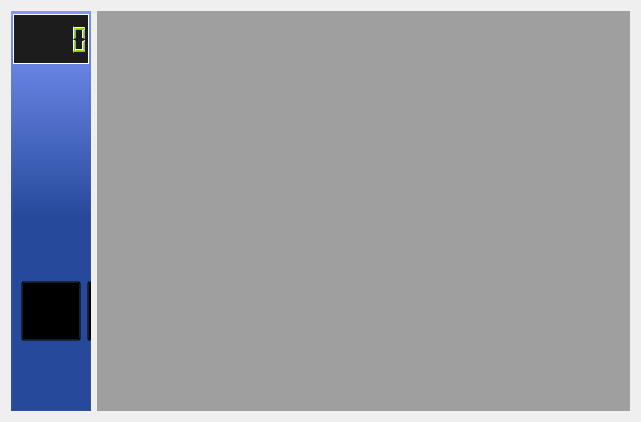
  <widget class="QWidget" name="centralWidget">
   <layout class="QGridLayout" name="gridLayout_3">
    <item row="0" column="2">
     <widget class="QMdiArea" name="mdiArea">
      <property name="font">
       <font>
        <pointsize>10</pointsize>
       </font>
      </property>
      <property name="styleSheet">
       <string notr="true">QTabWidget::tab-bar {

 }

 QTabBar::tab {
  background: gray;
 /* background: rgb(161, 163, 255);*/
  padding: 10px;
font-size:12px;
color:rgb(255, 255, 255);
 }

 QTabBar::tab:selected
{
 background: rgb(33, 0, 168);
background-color: qlineargradient(spread:pad, x1:1, y1:1, x2:1, y2:0, stop:0.482955 rgba(39, 74, 157, 255), stop:1 rgba(126, 154, 255, 255));
font-size:13px;
color:white;
font:bold;

}
 QTabBar::tab:hover {  
	background-color: qlineargradient(spread:pad, x1:1, y1:1, x2:1, y2:0, stop:0 rgba(0, 9, 140, 255), stop:0.494318 rgba(59, 70, 130, 255), stop:1 rgba(25, 0, 126, 255));
 }
QTabBar::close-button
{
 image: url(:/img/img/cancel.png) subcontrol-position: left; 
} 

QTabBar::close-button:hover
 {
 image:url(:/img/img/cancel.png);
 }
QTabBar::close-button {
     image: url(:/img/img/cancel.png)
     subcontrol-position: left;
 }
</string>
      </property>
      <property name="frameShape">
       <enum>QFrame::NoFrame</enum>
      </property>
      <property name="viewMode">
       <enum>QMdiArea::TabbedView</enum>
      </property>
      <property name="tabsClosable">
       <bool>true</bool>
      </property>
      <property name="tabsMovable">
       <bool>true</bool>
      </property>
      <property name="tabShape">
       <enum>QTabWidget::Triangular</enum>
      </property>
     </widget>
    </item>
    <item row="0" column="0">
     <widget class="QGroupBox" name="groupBox_main">
      <property name="minimumSize">
       <size>
        <width>80</width>
        <height>0</height>
       </size>
      </property>
      <property name="styleSheet">
       <string notr="true">QGroupBox{background-color: qlineargradient(spread:pad, x1:1, y1:1, x2:1, y2:0, stop:0.482955 rgba(39, 74, 157, 255), stop:1 rgba(126, 154, 255, 255));
}</string>
      </property>
      <property name="title">
       <string/>
      </property>
      <widget class="QPushButton" name="pushButton_show">
       <property name="geometry">
        <rect>
         <x>10</x>
         <y>270</y>
         <width>60</width>
         <height>60</height>
        </rect>
       </property>
       <property name="minimumSize">
        <size>
         <width>60</width>
         <height>60</height>
        </size>
       </property>
       <property name="maximumSize">
        <size>
         <width>60</width>
         <height>60</height>
        </size>
       </property>
       <property name="styleSheet">
        <string notr="true"> QPushButton{ background-color: rgba(0,0,0,0);}
/*QPushButton:focus:pressed{  background-color: rgba(0,0,0,0);  border-image: url(:/img/img/right.png) 3 3 3 3; }
QPushButton:hover{  background-color: rgba(0,0,0,0); border-image: url(:/img/img/right.png) 3 3 3 3; }*/</string>
       </property>
       <property name="text">
        <string/>
       </property>
       <property name="icon">
        <iconset resource="resourses.qrc">
         <normaloff>:/img/img/1119765.png</normaloff>:/img/img/1119765.png</iconset>
       </property>
       <property name="iconSize">
        <size>
         <width>58</width>
         <height>58</height>
        </size>
       </property>
      </widget>
      <widget class="QGroupBox" name="groupBox_menu">
       <property name="geometry">
        <rect>
         <x>142</x>
         <y>10</y>
         <width>1257</width>
         <height>532</height>
        </rect>
       </property>
       <property name="styleSheet">
        <string notr="true">QGroupBox{
border:none; 
background-color: transparent;}</string>
       </property>
       <property name="title">
        <string/>
       </property>
       <layout class="QGridLayout" name="gridLayout">
        <item row="1" column="2">
         <widget class="QFrame" name="frame">
          <property name="frameShape">
           <enum>QFrame::StyledPanel</enum>
          </property>
          <property name="frameShadow">
           <enum>QFrame::Raised</enum>
          </property>
          <layout class="QGridLayout" name="gridLayout_4">
           <item row="0" column="4">
            <widget class="QPushButton" name="pushButton3">
             <property name="minimumSize">
              <size>
               <width>260</width>
               <height>130</height>
              </size>
             </property>
             <property name="maximumSize">
              <size>
               <width>260</width>
               <height>130</height>
              </size>
             </property>
             <property name="styleSheet">
              <string notr="true">QPushButton
 {
             color: grey;
             border-image: url(:/img/img/3.png)3 10 3 10;
             border-top: 2px transparent;
             border-bottom: 2px transparent;
             border-right: 3px transparent;
             border-left: 3px transparent;
margin: 3px;
 }
QPushButton:focus:pressed{  border-image: url(:/img/img/333.png)3 10 3 10; }
QPushButton:hover{  border-image: url(:/img/img/33.png)3 10 3 10; }</string>
             </property>
             <property name="text">
              <string/>
             </property>
            </widget>
           </item>
           <item row="0" column="2">
            <widget class="QPushButton" name="pushButton1">
             <property name="minimumSize">
              <size>
               <width>260</width>
               <height>130</height>
              </size>
             </property>
             <property name="maximumSize">
              <size>
               <width>260</width>
               <height>130</height>
              </size>
             </property>
             <property name="styleSheet">
              <string notr="true">QPushButton
 {
             color: grey;
             border-image: url(:/img/img/1.png)3 10 3 10;
             border-top: 2px transparent;
             border-bottom: 2px transparent;
             border-right: 3px transparent;
             border-left: 3px transparent;
margin: 3px;
 }
QPushButton:focus:pressed{  border-image: url(:/img/img/111.png)3 10 3 10; }
QPushButton:hover{  border-image: url(:/img/img/11.png)3 10 3 10; }</string>
             </property>
             <property name="text">
              <string/>
             </property>
            </widget>
           </item>
           <item row="1" column="2">
            <widget class="QPushButton" name="pushButton4">
             <property name="minimumSize">
              <size>
               <width>260</width>
               <height>130</height>
              </size>
             </property>
             <property name="maximumSize">
              <size>
               <width>260</width>
               <height>130</height>
              </size>
             </property>
             <property name="styleSheet">
              <string notr="true">QPushButton
 {
             color: grey;
             border-image: url(:/img/img/4.png)3 10 3 10;
             border-top: 2px transparent;
             border-bottom: 2px transparent;
             border-right: 3px transparent;
             border-left: 3px transparent;
margin: 3px;
 }
QPushButton:focus:pressed{  border-image: url(:/img/img/444.png)3 10 3 10; }
QPushButton:hover{  border-image: url(:/img/img/44.png)3 10 3 10; }</string>
             </property>
             <property name="text">
              <string/>
             </property>
            </widget>
           </item>
           <item row="1" column="4">
            <widget class="QPushButton" name="pushButton6">
             <property name="minimumSize">
              <size>
               <width>260</width>
               <height>130</height>
              </size>
             </property>
             <property name="maximumSize">
              <size>
               <width>260</width>
               <height>130</height>
              </size>
             </property>
             <property name="styleSheet">
              <string notr="true">QPushButton
 {
             color: grey;
             border-image: url(:/img/img/6.png)3 10 3 10;
             border-top: 2px transparent;
             border-bottom: 2px transparent;
             border-right: 3px transparent;
             border-left: 3px transparent;
margin: 3px;
 }
QPushButton:focus:pressed{  border-image: url(:/img/img/666.png)3 10 3 10; }
QPushButton:hover{  border-image: url(:/img/img/66.png)3 10 3 10; }</string>
             </property>
             <property name="text">
              <string/>
             </property>
            </widget>
           </item>
           <item row="2" column="2">
            <widget class="QPushButton" name="pushButton7">
             <property name="minimumSize">
              <size>
               <width>260</width>
               <height>130</height>
              </size>
             </property>
             <property name="maximumSize">
              <size>
               <width>260</width>
               <height>130</height>
              </size>
             </property>
             <property name="styleSheet">
              <string notr="true">QPushButton
 {
             color: grey;
             border-image: url(:/img/img/7.png)3 10 3 10;
             border-top: 2px transparent;
             border-bottom: 2px transparent;
             border-right: 3px transparent;
             border-left: 3px transparent;
margin: 3px;
 }
QPushButton:focus:pressed{  border-image: url(:/img/img/777.png)3 10 3 10; }
QPushButton:hover{  border-image: url(:/img/img/77.png)3 10 3 10; }</string>
             </property>
             <property name="text">
              <string/>
             </property>
            </widget>
           </item>
           <item row="0" column="3">
            <widget class="QPushButton" name="pushButton2">
             <property name="minimumSize">
              <size>
               <width>260</width>
               <height>130</height>
              </size>
             </property>
             <property name="maximumSize">
              <size>
               <width>260</width>
               <height>130</height>
              </size>
             </property>
             <property name="styleSheet">
              <string notr="true">QPushButton
 {
             color: grey;
             border-image: url(:/img/img/2.png)3 10 3 10;
             border-top: 2px transparent;
             border-bottom: 2px transparent;
             border-right: 3px transparent;
             border-left: 3px transparent;
margin: 3px;
 }
QPushButton:focus:pressed{  border-image: url(:/img/img/222.png)3 10 3 10; }
QPushButton:hover{  border-image: url(:/img/img/22.png)3 10 3 10; }</string>
             </property>
             <property name="text">
              <string/>
             </property>
            </widget>
           </item>
           <item row="2" column="4">
            <widget class="QPushButton" name="pushButton9">
             <property name="minimumSize">
              <size>
               <width>260</width>
               <height>130</height>
              </size>
             </property>
             <property name="maximumSize">
              <size>
               <width>260</width>
               <height>130</height>
              </size>
             </property>
             <property name="styleSheet">
              <string notr="true">QPushButton
 {
             color: grey;
             border-image: url(:/img/img/9.png)3 10 3 10;
             border-top: 2px transparent;
             border-bottom: 2px transparent;
             border-right: 3px transparent;
             border-left: 3px transparent;
margin: 3px;
 }
QPushButton:focus:pressed{  border-image: url(:/img/img/999.png)3 10 3 10; }
QPushButton:hover{  border-image: url(:/img/img/99.png)3 10 3 10; }</string>
             </property>
             <property name="text">
              <string/>
             </property>
            </widget>
           </item>
           <item row="2" column="3">
            <widget class="QPushButton" name="pushButton8">
             <property name="minimumSize">
              <size>
               <width>260</width>
               <height>130</height>
              </size>
             </property>
             <property name="maximumSize">
              <size>
               <width>260</width>
               <height>130</height>
              </size>
             </property>
             <property name="styleSheet">
              <string notr="true">QPushButton
 {
             color: grey;
             border-image: url(:/img/img/8.png)3 10 3 10;
             border-top: 2px transparent;
             border-bottom: 2px transparent;
             border-right: 3px transparent;
             border-left: 3px transparent;
margin: 3px;
 }
QPushButton:focus:pressed{  border-image: url(:/img/img/888.png)3 10 3 10; }
QPushButton:hover{  border-image: url(:/img/img/88.png)3 10 3 10; }</string>
             </property>
             <property name="text">
              <string/>
             </property>
            </widget>
           </item>
           <item row="1" column="0">
            <spacer name="horizontalSpacer_3">
             <property name="orientation">
              <enum>Qt::Horizontal</enum>
             </property>
             <property name="sizeType">
              <enum>QSizePolicy::Fixed</enum>
             </property>
             <property name="sizeHint" stdset="0">
              <size>
               <width>90</width>
               <height>20</height>
              </size>
             </property>
            </spacer>
           </item>
           <item row="1" column="3">
            <widget class="QPushButton" name="pushButton5">
             <property name="minimumSize">
              <size>
               <width>260</width>
               <height>130</height>
              </size>
             </property>
             <property name="maximumSize">
              <size>
               <width>260</width>
               <height>130</height>
              </size>
             </property>
             <property name="styleSheet">
              <string notr="true">QPushButton
 {
             color: grey;
             border-image: url(:/img/img/5.png)3 10 3 10;
             border-top: 2px transparent;
             border-bottom: 2px transparent;
             border-right: 3px transparent;
             border-left: 3px transparent;
margin: 3px;
 }
QPushButton:focus:pressed{  border-image: url(:/img/img/555.png)3 10 3 10; }
QPushButton:hover{  border-image: url(:/img/img/55.png)3 10 3 10; }</string>
             </property>
             <property name="text">
              <string/>
             </property>
            </widget>
           </item>
          </layout>
         </widget>
        </item>
        <item row="1" column="1">
         <widget class="QGroupBox" name="groupBox">
          <property name="styleSheet">
           <string notr="true">QPushButton {
    border: 1px solid #000000;
    border-radius: 10px;
    background-color: qlineargradient(x1: 0, y1: 0, x2: 0, y2: 1,
                                   stop: 0 #dedede, stop: 0.5 #434343,
                                   stop: 0.51 #000000, stop: 1 #656a6d);
    color: #FFFFFF;
    font: bold 14px;
    min-width: 80px;
}

QPushButton:pressed {
    background-color: qlineargradient(x1: 0, y1: 0, x2: 0, y2: 1,
                                   stop: 0 #cfcccc, stop: 0.5 #333232,
                                   stop: 0.51 #000000, stop: 1 #585c5f);
    color: #00CC00;
}

QPushButton:flat {
    border: none;
}</string>
          </property>
          <property name="title">
           <string/>
          </property>
          <layout class="QGridLayout" name="gridLayout_2">
           <item row="0" column="0">
            <widget class="QScrollArea" name="scrollArea">
             <property name="styleSheet">
              <string notr="true">QScrollArea{background-color: transparent;border:none;}</string>
             </property>
             <property name="widgetResizable">
              <bool>true</bool>
             </property>
             <widget class="QWidget" name="scrollAreaWidgetContents">
              <property name="geometry">
               <rect>
                <x>0</x>
                <y>0</y>
                <width>115</width>
                <height>368</height>
               </rect>
              </property>
              <property name="styleSheet">
               <string notr="true">QWidget{   background-color: transparent;}
QPushButton {
    border: 1px solid #000000;
    border-radius: 10px;
    border-image: url(:/img/img/menubtn3.png) 3 10 3 10;
    color: black;
    font: bold 14px;
    min-width: 80px;
}

QPushButton:focus:pressed {
    color: #00CC00;
      border-image: url(:/img/img/menubtn4.png) 3 10 3 10;
}

QPushButton:flat {
    border: none;
}

QPushButton:hover {
      border-image: url(:/img/img/menubtn2.png) 3 10 3 10;
}</string>
              </property>
             </widget>
            </widget>
           </item>
           <item row="1" column="0">
            <widget class="QPushButton" name="pushButton_back">
             <property name="minimumSize">
              <size>
               <width>82</width>
               <height>30</height>
              </size>
             </property>
             <property name="styleSheet">
              <string notr="true"/>
             </property>
             <property name="text">
              <string>Назад</string>
             </property>
            </widget>
           </item>
          </layout>
         </widget>
        </item>
        <item row="2" column="0" colspan="4">
         <spacer name="verticalSpacer_2">
          <property name="orientation">
           <enum>Qt::Vertical</enum>
          </property>
          <property name="sizeHint" stdset="0">
           <size>
            <width>20</width>
            <height>40</height>
           </size>
          </property>
         </spacer>
        </item>
        <item row="0" column="0" colspan="4">
         <spacer name="verticalSpacer">
          <property name="orientation">
           <enum>Qt::Vertical</enum>
          </property>
          <property name="sizeHint" stdset="0">
           <size>
            <width>20</width>
            <height>40</height>
           </size>
          </property>
         </spacer>
        </item>
        <item row="1" column="3">
         <spacer name="horizontalSpacer_2">
          <property name="orientation">
           <enum>Qt::Horizontal</enum>
          </property>
          <property name="sizeType">
           <enum>QSizePolicy::Expanding</enum>
          </property>
          <property name="sizeHint" stdset="0">
           <size>
            <width>180</width>
            <height>20</height>
           </size>
          </property>
         </spacer>
        </item>
       </layout>
      </widget>
      <widget class="QPushButton" name="pushButton_hide">
       <property name="geometry">
        <rect>
         <x>76</x>
         <y>270</y>
         <width>60</width>
         <height>60</height>
        </rect>
       </property>
       <property name="minimumSize">
        <size>
         <width>60</width>
         <height>60</height>
        </size>
       </property>
       <property name="maximumSize">
        <size>
         <width>60</width>
         <height>60</height>
        </size>
       </property>
       <property name="styleSheet">
        <string notr="true"> QPushButton{ background-color: rgba(0,0,0,0);  }
/*QPushButton:focus:pressed{  background-color: rgba(0,0,0,0);  border-image: url(:/img/img/left.png) 3 3 3 3; }
QPushButton:hover{  background-color: rgba(0,0,0,0); border-image: url(:/img/img/left.png) 3 3 3 3; }*/</string>
       </property>
       <property name="text">
        <string/>
       </property>
       <property name="icon">
        <iconset resource="resourses.qrc">
         <normaloff>:/img/img/1119762.png</normaloff>:/img/img/1119762.png</iconset>
       </property>
       <property name="iconSize">
        <size>
         <width>58</width>
         <height>58</height>
        </size>
       </property>
      </widget>
      <widget class="QLCDNumber" name="lcdNumber">
       <property name="geometry">
        <rect>
         <x>2</x>
         <y>3</y>
         <width>76</width>
         <height>50</height>
        </rect>
       </property>
       <property name="sizePolicy">
        <sizepolicy hsizetype="Preferred" vsizetype="Fixed">
         <horstretch>0</horstretch>
         <verstretch>0</verstretch>
        </sizepolicy>
       </property>
       <property name="minimumSize">
        <size>
         <width>76</width>
         <height>50</height>
        </size>
       </property>
       <property name="maximumSize">
        <size>
         <width>80</width>
         <height>16777215</height>
        </size>
       </property>
       <property name="font">
        <font>
         <pointsize>12</pointsize>
         <weight>75</weight>
         <italic>false</italic>
         <bold>true</bold>
         <underline>false</underline>
        </font>
       </property>
       <property name="styleSheet">
        <string notr="true"> border: 1px solid white;color: #76EE00; background-color: #1C1C1C;</string>
       </property>
       <property name="frameShape">
        <enum>QFrame::Box</enum>
       </property>
       <property name="frameShadow">
        <enum>QFrame::Raised</enum>
       </property>
       <property name="segmentStyle">
        <enum>QLCDNumber::Filled</enum>
       </property>
      </widget>
     </widget>
    </item>
   </layout>
  </widget>
